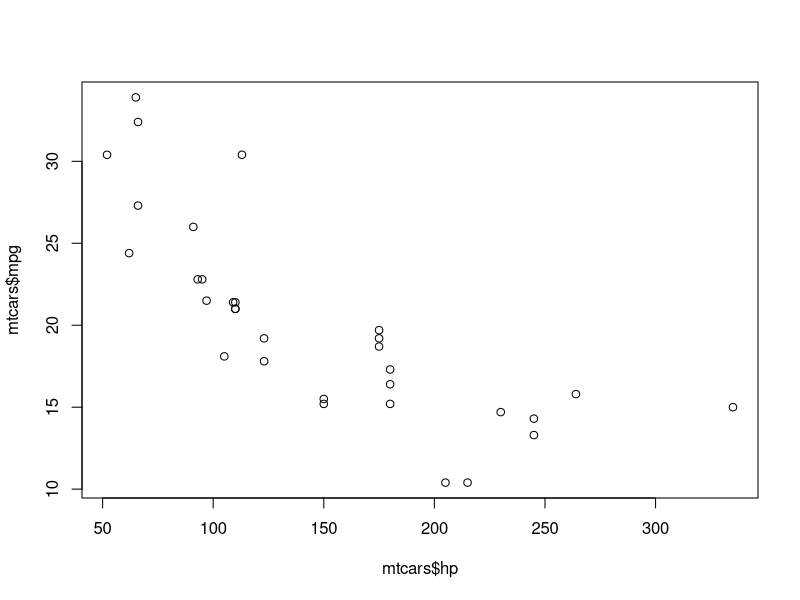
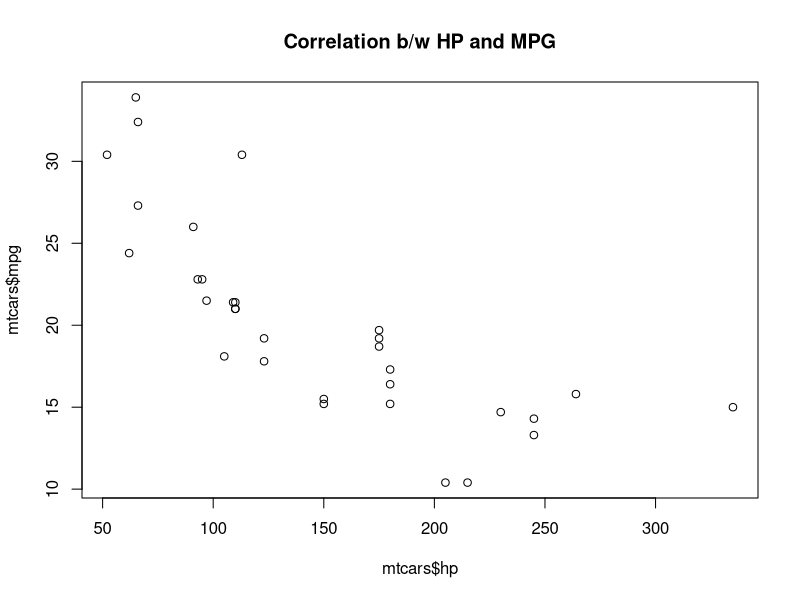
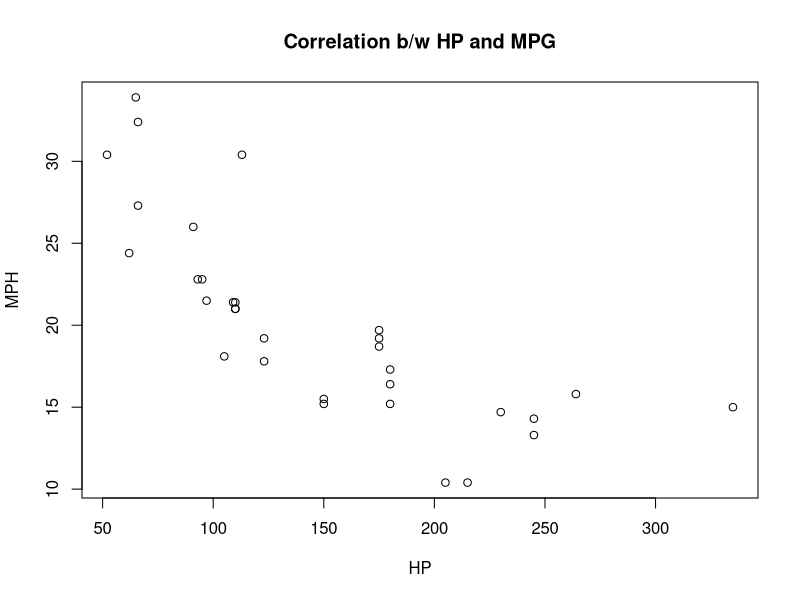
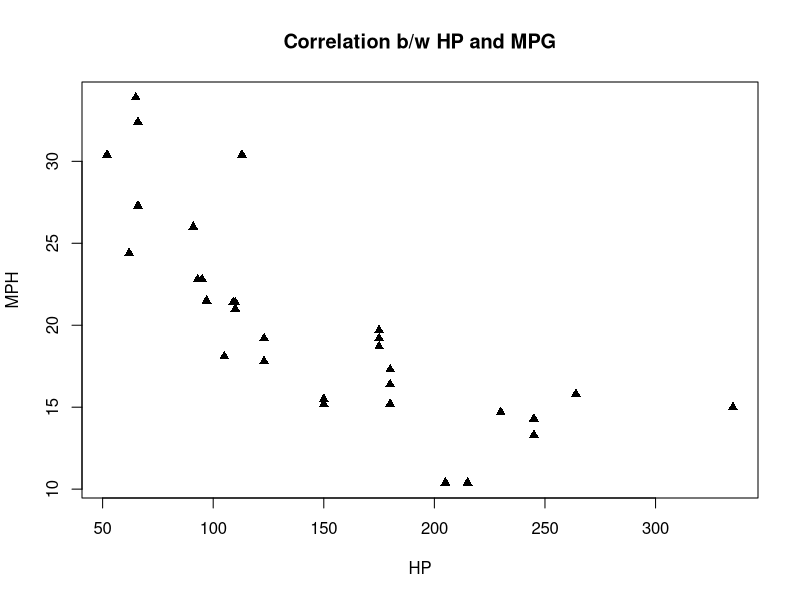
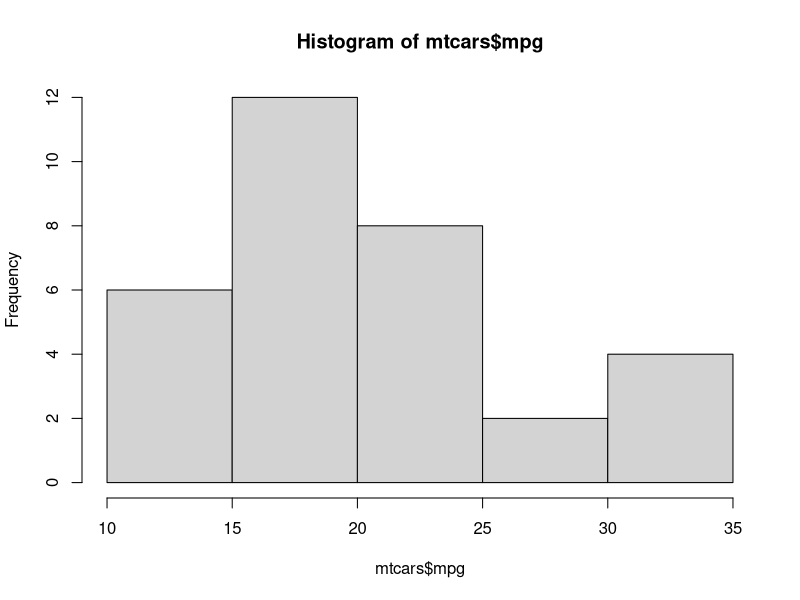
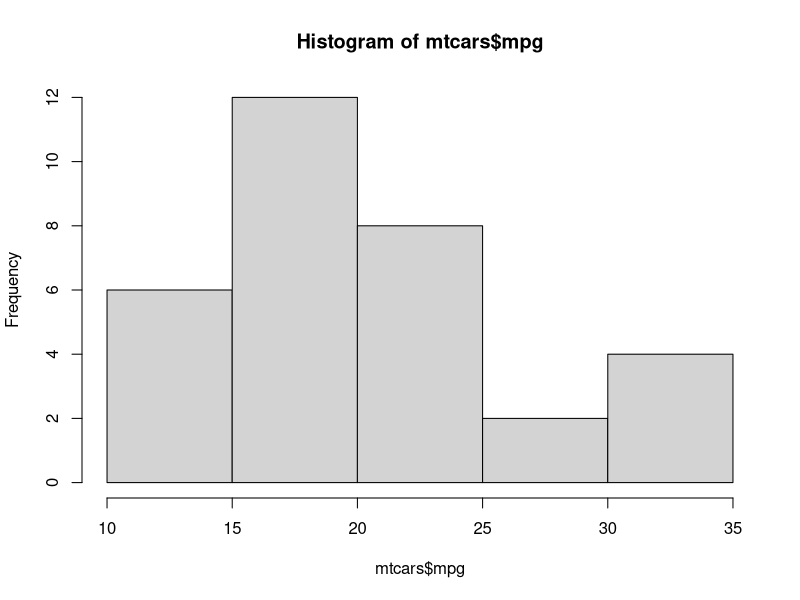
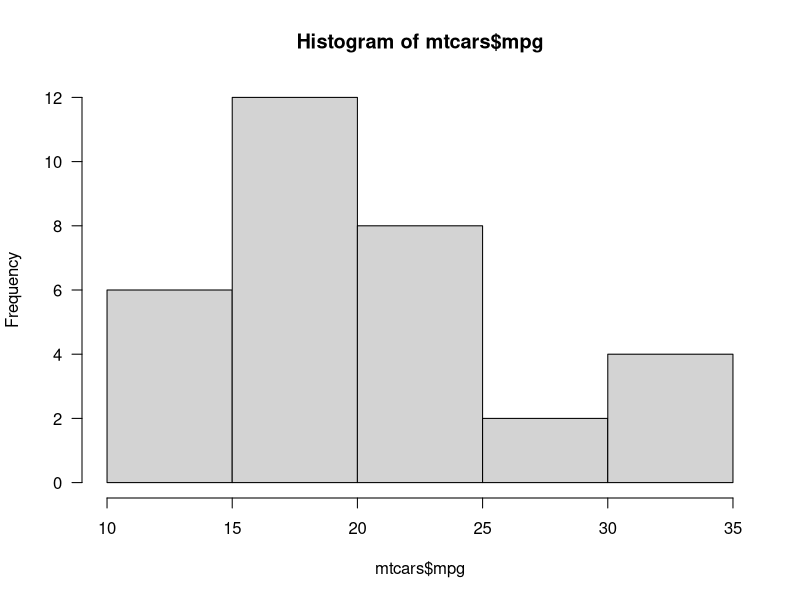
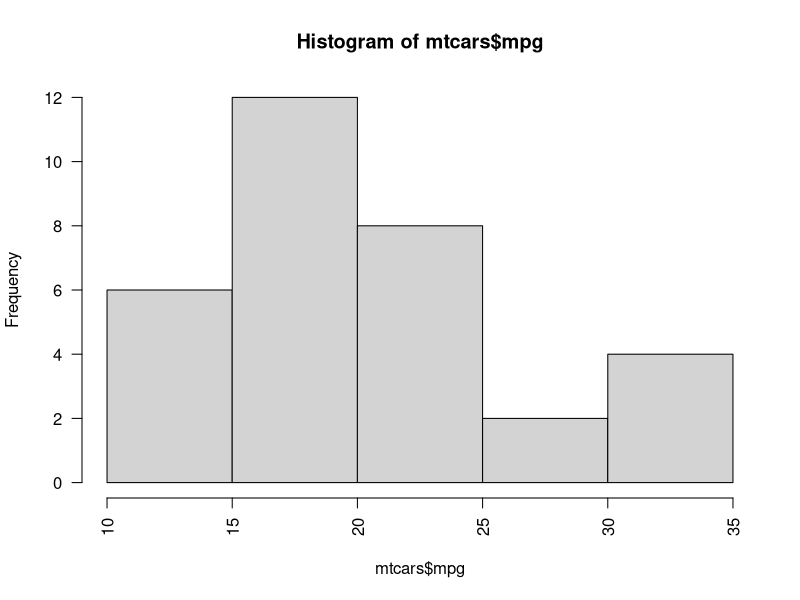

Write R code to recreate these figures, in order. (Note: this script raises an error after producing the figures.)
########## Diagrams #################

View(mtcars)

?mtcars

plot(mtcars$hp, mtcars$mpg)

plot(mtcars$hp, mtcars$mpg, main = 'Correlation b/w HP and MPG')

plot(mtcars$hp, mtcars$mpg, main = 'Correlation b/w HP and MPG', xlab = 'HP', ylab = 'MPH')

# 17 is triangle and default is circle.
plot(mtcars$hp, mtcars$mpg, main = 'Correlation b/w HP and MPG', xlab = 'HP', ylab = 'MPH', type = 'p', pch = 17)

# Histogram like bar chart but always shows frequency on Y Axis
hist(mtcars$mpg)

# las is orientation whether it should be horizontal or Vertical
hist(mtcars$mpg, las=0) 
hist(mtcars$mpg, las=1) 
hist(mtcars$mpg, las=2) 

hist(mtcars$mpg, las=2, col = 4) # Blue
hist(mtcars$mpg, las=2, col = 2) # Organge
hist(mtcars$mpg, las=2, col = 1) # Black
hist(mtcars$mpg, las=2, col = 4:9) # Colors from 4 to 9

hist(mtcars$mpg, las=2, col = 4:9, labels = T) # Adds labels to headers
hist(mtcars$mpg, las=2, col = 4:9, labels = T, ylim = c(0, 14)) # Adds labels to headers
hist(mtcars$mpg, las=2, col = 4:9, labels = T, ylim = c(0, 15)) # Adds labels to headers

# Make sure turn off dev mode or else app will complain file is open by another program.
png("Synechron-01.png")
hist(mtcars[, 1], las=2, col = 4:9, labels = T, ylim = c(0, 15), main = "Distribution of MPG", xlab = "MPG") # Adds labels to headers
dev.off()

colNamesOfMtCars = colnames(mtcars)
for(i in 1:ncol(mtcars)) {
#for(colNamesOfMtCar in colNamesOfMtCars) {
  #png(paste(colNamesOfMtCar, "png", sep = '.'))
  png(paste0(colNamesOfMtCar, ".png"))
  hist(mtcars[, colNamesOfMtCar], las=2, col = 4:9, labels = T, ylim = c(0, 15), main = paste("Distribution of", colNamesOfMtCar), xlab = colNamesOfMtCar) 
  dev.off()
}


